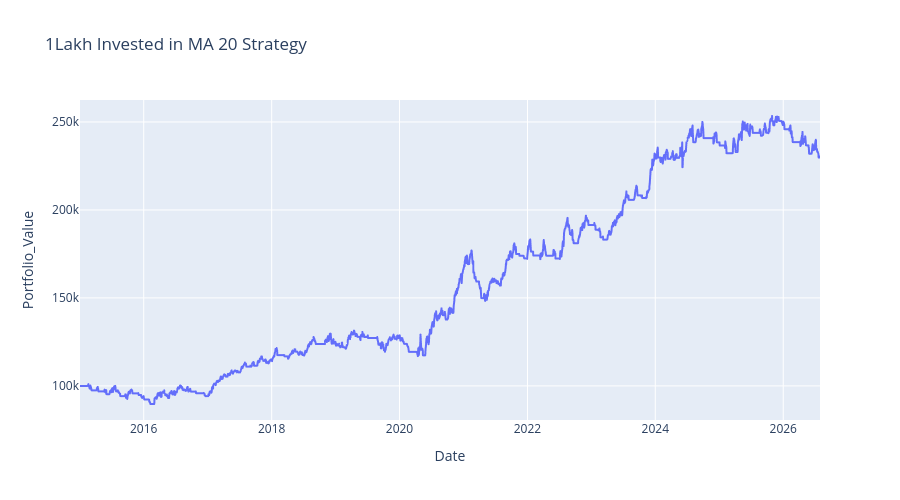

Notebook code cell kept with this figure:
### Code cell
px.line(ma20_df,
        x='Date',y='Portfolio_Value',
        title='1Lakh Invested in MA 20 Strategy',
        height=500)

### Figure 1 — Plotly figure (JSON) as saved in the notebook; plotly's stock layout.template omitted (floating-point values rounded to 4 significant figures; data arrays with more than 128 entries replaced by an {"elided": "..."} marker saying what was removed)
{"data": [{"hovertemplate": "Date=%{x}<br>Portfolio_Value=%{y}<extra></extra>", "legendgroup": "", "line": {"color": "#636efa", "dash": "solid"}, "marker": {"symbol": "circle"}, "mode": "lines", "name": "", "showlegend": false, "type": "scattergl", "x": {"elided": "2849 str values"}, "xaxis": "x", "y": {"elided": "2849 float values"}, "yaxis": "y"}], "layout": {"height": 500, "legend": {"tracegroupgap": 0}, "title": {"text": "1Lakh Invested in MA 20 Strategy"}, "xaxis": {"anchor": "y", "domain": [0, 1], "title": {"text": "Date"}}, "yaxis": {"anchor": "x", "domain": [0, 1], "title": {"text": "Portfolio_Value"}}}}
